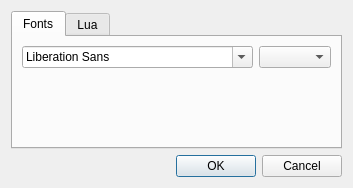
<?xml version="1.0" encoding="UTF-8"?>
<ui version="4.0">
 <class>ScriptEditConfigDialog</class>
 <widget class="QDialog" name="ScriptEditConfigDialog">
  <property name="geometry">
   <rect>
    <x>0</x>
    <y>0</y>
    <width>288</width>
    <height>168</height>
   </rect>
  </property>
  <property name="sizePolicy">
   <sizepolicy hsizetype="Maximum" vsizetype="Maximum">
    <horstretch>0</horstretch>
    <verstretch>0</verstretch>
   </sizepolicy>
  </property>
  <property name="windowTitle">
   <string>Config ScriptEditor</string>
  </property>
  <layout class="QVBoxLayout" name="verticalLayout_2">
   <item>
    <widget class="QTabWidget" name="tabWidget">
     <property name="currentIndex">
      <number>0</number>
     </property>
     <widget class="QWidget" name="fontsTab">
      <attribute name="title">
       <string>Fonts</string>
      </attribute>
      <layout class="QVBoxLayout" name="verticalLayout">
       <item>
        <layout class="QHBoxLayout" name="horizontalLayout_2">
         <item>
          <widget class="QFontComboBox" name="fontSelectBox"/>
         </item>
         <item>
          <widget class="QComboBox" name="fontSizeBox">
           <property name="sizePolicy">
            <sizepolicy hsizetype="Maximum" vsizetype="Fixed">
             <horstretch>0</horstretch>
             <verstretch>0</verstretch>
            </sizepolicy>
           </property>
          </widget>
         </item>
        </layout>
       </item>
       <item>
        <spacer name="verticalSpacer">
         <property name="orientation">
          <enum>Qt::Vertical</enum>
         </property>
         <property name="sizeHint" stdset="0">
          <size>
           <width>10</width>
           <height>1</height>
          </size>
         </property>
        </spacer>
       </item>
      </layout>
     </widget>
     <widget class="QWidget" name="luaEnvTab">
      <attribute name="title">
       <string>Lua</string>
      </attribute>
      <layout class="QVBoxLayout" name="verticalLayout_3">
       <item>
        <widget class="QLabel" name="label">
         <property name="text">
          <string>Lua Search Paths</string>
         </property>
        </widget>
       </item>
       <item>
        <widget class="QPlainTextEdit" name="plainTextEdit"/>
       </item>
      </layout>
     </widget>
    </widget>
   </item>
   <item>
    <widget class="QDialogButtonBox" name="buttonBox">
     <property name="orientation">
      <enum>Qt::Horizontal</enum>
     </property>
     <property name="standardButtons">
      <set>QDialogButtonBox::Cancel|QDialogButtonBox::Ok</set>
     </property>
    </widget>
   </item>
  </layout>
  <zorder>buttonBox</zorder>
  <zorder>tabWidget</zorder>
 </widget>
 <resources/>
 <connections>
  <connection>
   <sender>buttonBox</sender>
   <signal>accepted()</signal>
   <receiver>ScriptEditConfigDialog</receiver>
   <slot>accept()</slot>
   <hints>
    <hint type="sourcelabel">
     <x>248</x>
     <y>254</y>
    </hint>
    <hint type="destinationlabel">
     <x>157</x>
     <y>274</y>
    </hint>
   </hints>
  </connection>
  <connection>
   <sender>buttonBox</sender>
   <signal>rejected()</signal>
   <receiver>ScriptEditConfigDialog</receiver>
   <slot>reject()</slot>
   <hints>
    <hint type="sourcelabel">
     <x>316</x>
     <y>260</y>
    </hint>
    <hint type="destinationlabel">
     <x>286</x>
     <y>274</y>
    </hint>
   </hints>
  </connection>
 </connections>
</ui>
